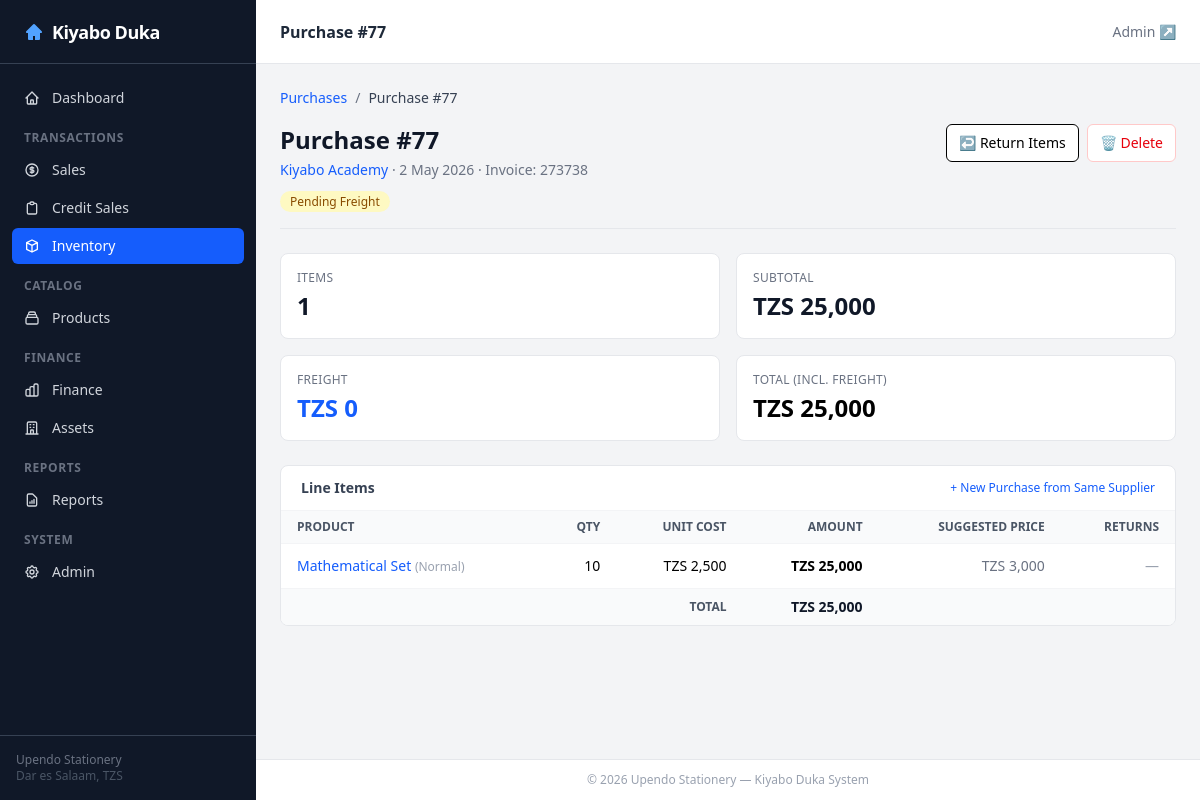
Page /inventory/purchase/77/ on the committed database.
### inventory/models.py (models this page shows, shortened)
class Purchase(TimestampedModel, ActionMixin):
    supplier = models.ForeignKey(Supplier, on_delete=models.PROTECT, related_name='purchases')
    purchase_date = models.DateTimeField(default=timezone.now)
    invoice_number = models.CharField(max_length=255, blank=True)
    carriage_inwards = models.DecimalField(max_digits=15, decimal_places=2, default=0,
                                           help_text='Transport/freight cost to bring goods to shop.')
    notes = models.TextField(blank=True)
    class Meta:
        ordering = ['-purchase_date']
    @property
    def total_amount(self):
        return sum(d.amount for d in self.details.all())
    def get_delete_url(self):
        from django.urls import reverse
        return reverse('inventory:purchase_delete', kwargs={'pk': self.pk})
    def get_return_items_url(self):
        from django.urls import reverse
        return f"{reverse('inventory:return_outward_create')}?purchase={self.pk}"
    def can_add_items(self):
        return True
    def can_return_items(self):
        return self.details.exists()
    def can_edit(self, user=None) -> bool:
        from django.utils import timezone
        now = timezone.now()
        return (now.date() == self.purchase_date.date())
    def can_delete(self, user=None) -> bool:
        from inventory.models import ReturnOutward
        return not ReturnOutward.objects.filter(purchase_detail__purchase=self).exists()
    def get_status_badge(self) -> dict:
        if self.carriage_inwards > 0:
            return {'label': 'Complete', 'color': 'bg-green-100 text-green-800'}
        else:
            return {'label': 'Pending Freight', 'color': 'bg-yellow-100 text-yellow-800'}

class Supplier(TimestampedModel, ActionMixin):
    name = models.CharField(max_length=255)
    contact_person = models.CharField(max_length=255, blank=True)
    phone = models.CharField(max_length=50, blank=True)
    address = models.TextField(blank=True)
    class Meta:
        ordering = ['name']
    def get_absolute_url(self):
        from django.urls import reverse
        return reverse('inventory:supplier_detail', kwargs={'pk': self.pk})

class PurchaseDetail(TimestampedModel):
    purchase = models.ForeignKey(Purchase, on_delete=models.CASCADE, related_name='details')
    product_spec = models.ForeignKey(ProductSpec, on_delete=models.PROTECT, related_name='purchase_details')
    quantity = models.PositiveIntegerField()
    unit_cost = models.DecimalField(max_digits=15, decimal_places=2)
    suggested_selling_price = models.DecimalField(max_digits=15, decimal_places=2, null=True, blank=True)
    class Meta:
        ordering = ['product_spec__product__name']
    @property
    def amount(self):
        return self.quantity * self.unit_cost

### catalog/models.py (models this page shows, shortened)
class ProductSpec(TimestampedModel, ActionMixin):
    product = models.ForeignKey(Product, on_delete=models.PROTECT, related_name='specs')
    spec_value = models.ForeignKey(SpecValue, on_delete=models.PROTECT, related_name='product_specs')
    default_cost_price = models.DecimalField(max_digits=15, decimal_places=2, null=True, blank=True)
    default_selling_price = models.DecimalField(max_digits=15, decimal_places=2, null=True, blank=True)
    reorder_level = models.PositiveIntegerField(default=5)
    current_stock = models.IntegerField(default=0)
    cached_wac = models.DecimalField(max_digits=15, decimal_places=2, default=0,
                                     verbose_name='Cached Weighted Avg Cost')
    cached_stock_value = models.DecimalField(max_digits=15, decimal_places=2, default=0,
                                             verbose_name='Cached Stock Value (TZS)')
    budget_monthly_sales_qty = models.PositiveIntegerField(default=0)
    class Meta:
        unique_together = [['product', 'spec_value']]
        ordering = ['product__name', 'spec_value__value']
    def get_absolute_url(self):
        from django.urls import reverse
        return reverse('catalog:product_detail', kwargs={'pk': self.pk})

class Product(TimestampedModel):
    name = models.CharField(max_length=255)
    product_type = models.ForeignKey(ProductType, on_delete=models.PROTECT, related_name='products')
    brand = models.ForeignKey(Brand, on_delete=models.SET_NULL, null=True, blank=True, related_name='products')
    unit = models.ForeignKey(Unit, on_delete=models.SET_NULL, null=True, blank=True, related_name='products')
    image_path = models.CharField(max_length=255, blank=True)
    class Meta:
        unique_together = [['name', 'product_type', 'brand']]
        ordering = ['name']

class SpecValue(TimestampedModel):
    spec = models.ForeignKey(Spec, on_delete=models.PROTECT, related_name='values')
    value = models.CharField(max_length=255)
    class Meta:
        unique_together = [['spec', 'value']]
        ordering = ['spec__name', 'value']

### inventory/views.py (the view)
# urls.py: path('purchase/<int:pk>/', views.PurchaseDetailView.as_view(), name='purchase_detail'),
class PurchaseDetailView(DetailView):
    model = Purchase
    template_name = 'inventory/purchase_detail.html'
    context_object_name = 'purchase'
    def get_queryset(self):
        return Purchase.objects.select_related('supplier').prefetch_related(
            'details__product_spec__product',
            'details__product_spec__spec_value',
            'details__returns',
        )
    def get_context_data(self, **kwargs):
        context = super().get_context_data(**kwargs)
        purchase = self.object
        context['return_form'] = ReturnOutwardForm()
        context['total_with_freight'] = purchase.total_amount + purchase.carriage_inwards
        return context

### dashboard/templatetags/fmt.py (called while the page is built)
@register.filter
def tzs(value, decimals=0):
    try:
        v = Decimal(str(value))
    except (InvalidOperation, TypeError):
        return '—'
    decimals = int(decimals)
    formatted = f'{v:,.{decimals}f}'
    return f'TZS {formatted}'

### templates/inventory/purchase_detail.html (shortened to what this page needs)
{% extends 'base.html' %}
{% load fmt humanize %}
{% block page_title %}<h1 class="text-base font-semibold text-gray-800">Purchase #{{ purchase.pk }}</h1>{% endblock %}
{% block content %}
<nav class="flex items-center gap-2 text-sm text-gray-500 mb-4">
    <a href="{% url 'inventory:index' %}" class="text-blue-600 hover:text-blue-700">Purchases</a>
    <span>/</span>
    <span class="text-gray-700">Purchase #{{ purchase.pk }}</span>
</nav>
<div class="flex items-start justify-between mb-6 pb-4 border-b border-gray-200">
    <div>
        <h1 class="text-2xl font-bold text-gray-900">Purchase #{{ purchase.pk }}</h1>
        <p class="text-sm text-gray-500 mt-1">
            <a href="{{ purchase.supplier.get_absolute_url }}" class="text-blue-600 hover:underline">{{ purchase.supplier.name }}</a>
            &middot; {{ purchase.purchase_date|date:"j M Y" }}
            {% if purchase.invoice_number %}&middot; Invoice: {{ purchase.invoice_number }}{% endif %}
        </p>
        <div class="mt-2">
            <span class="inline-block {{ purchase.get_status_badge.color }} px-2.5 py-0.5 rounded-full text-xs font-medium">{{ purchase.get_status_badge.label }}</span>
        </div>
    </div>
    <div class="flex gap-2">
        {% if purchase.can_return_items %}
        <a href="{{ purchase.get_return_items_url }}" class="inline-flex items-center px-3 py-2 border border-orange-300 text-sm font-medium rounded-md text-orange-700 bg-white hover:bg-orange-50">↩ Return Items</a>
        {% endif %}
        {% if purchase.can_delete %}
        <a href="{{ purchase.get_delete_url }}" onclick="return confirm('Delete this purchase?')"
           class="inline-flex items-center px-3 py-2 border border-red-200 text-sm font-medium rounded-md text-red-600 bg-white hover:bg-red-50">🗑 Delete</a>
        {% endif %}
    </div>
</div>
<div class="grid grid-cols-2 md:grid-cols-4 gap-4 mb-6">
    <div class="bg-white rounded-lg border border-gray-200 p-4">
        <div class="text-xs text-gray-500 uppercase tracking-wide">Items</div>
        <div class="text-2xl font-bold text-gray-900 mt-1">{{ purchase.details.count }}</div>
    </div>
    <div class="bg-white rounded-lg border border-gray-200 p-4">
        <div class="text-xs text-gray-500 uppercase tracking-wide">Subtotal</div>
        <div class="text-2xl font-bold text-gray-900 mt-1">{{ purchase.total_amount|tzs }}</div>
    </div>
    <div class="bg-white rounded-lg border border-gray-200 p-4">
        <div class="text-xs text-gray-500 uppercase tracking-wide">Freight</div>
        <div class="text-2xl font-bold text-blue-600 mt-1">{{ purchase.carriage_inwards|tzs }}</div>
    </div>
    <div class="bg-white rounded-lg border border-gray-200 p-4">
        <div class="text-xs text-gray-500 uppercase tracking-wide">Total (incl. freight)</div>
        <div class="text-2xl font-bold text-emerald-600 mt-1">{{ total_with_freight|tzs }}</div>
    </div>
</div>
<div class="bg-white rounded-lg border border-gray-200 overflow-hidden mb-6" id="add-items">
    <div class="px-5 py-3 border-b border-gray-100 flex items-center justify-between">
        <h2 class="text-sm font-semibold text-gray-700">Line Items</h2>
        {% if purchase.can_add_items %}
        <a href="{% url 'inventory:purchase_create' %}?supplier={{ purchase.supplier_id }}" class="text-xs text-blue-600 hover:text-blue-800 font-medium">+ New Purchase from Same Supplier</a>
        {% endif %}
    </div>
    <table class="min-w-full text-sm divide-y divide-gray-100">
        <thead class="bg-gray-50">
            <tr>
                <th class="px-4 py-2 text-left text-xs font-semibold text-gray-600 uppercase">Product</th>
                <th class="px-4 py-2 text-right text-xs font-semibold text-gray-600 uppercase">Qty</th>
                <th class="px-4 py-2 text-right text-xs font-semibold text-gray-600 uppercase">Unit Cost</th>
                <th class="px-4 py-2 text-right text-xs font-semibold text-gray-600 uppercase">Amount</th>
                <th class="px-4 py-2 text-right text-xs font-semibold text-gray-600 uppercase">Suggested Price</th>
                <th class="px-4 py-2 text-right text-xs font-semibold text-gray-600 uppercase">Returns</th>
            </tr>
        </thead>
        <tbody class="divide-y divide-gray-100">
            {% for detail in purchase.details.all %}
            <tr class="hover:bg-gray-50">
                <td class="px-4 py-3">
                    <a href="{{ detail.product_spec.get_absolute_url }}" class="font-medium text-blue-600 hover:underline">{{ detail.product_spec.product.name }}</a>
                    {% if detail.product_spec.spec_value %}<span class="text-gray-400 text-xs">({{ detail.product_spec.spec_value.value }})</span>{% endif %}
                </td>
                <td class="px-4 py-3 text-right tabular-nums">{{ detail.quantity }}</td>
                <td class="px-4 py-3 text-right tabular-nums">{{ detail.unit_cost|tzs }}</td>
                <td class="px-4 py-3 text-right tabular-nums font-semibold">{{ detail.amount|tzs }}</td>
                <td class="px-4 py-3 text-right tabular-nums text-gray-500">{{ detail.suggested_selling_price|tzs|default:"—" }}</td>
                <td class="px-4 py-3 text-right tabular-nums">
                    {% with ret_count=detail.returns.count %}
                    {% if ret_count > 0 %}
                    <span class="text-orange-600 font-medium">{{ ret_count }} return{{ ret_count|pluralize }}</span>
                    {% else %}
                    <span class="text-gray-400">—</span>
                    {% endif %}
                    {% endwith %}
                </td>
            </tr>
            {% empty %}
            <tr><td colspan="6" class="px-4 py-6 text-center text-gray-400">No items recorded.</td></tr>
            {% endfor %}
        </tbody>
        <tfoot class="bg-gray-50">
            <tr>
                <td colspan="3" class="px-4 py-2 text-right text-xs font-semibold text-gray-600 uppercase">Total</td>
                <td class="px-4 py-2 text-right tabular-nums font-bold text-gray-900">{{ purchase.total_amount|tzs }}</td>
                <td colspan="2"></td>
            </tr>
        </tfoot>
    </table>
</div>
{% endblock %}

### rows in the picture
Purchase: pk "77", supplier.name "Kiyabo Academy", purchase_date "2 May 2026", invoice_number "273738", get_status_badge.label "Pending Freight", details.count "1", total_amount|tzs "TZS 25,000", carriage_inwards|tzs "TZS 0"
PurchaseDetail: product_spec.product.name "Mathematical Set", product_spec.spec_value.value "Normal", quantity "10", unit_cost|tzs "TZS 2,500", amount|tzs "TZS 25,000", suggested_selling_price|tzs "TZS 3,000"

### other values in the picture
{{ total_with_freight|tzs }} "TZS 25,000"
